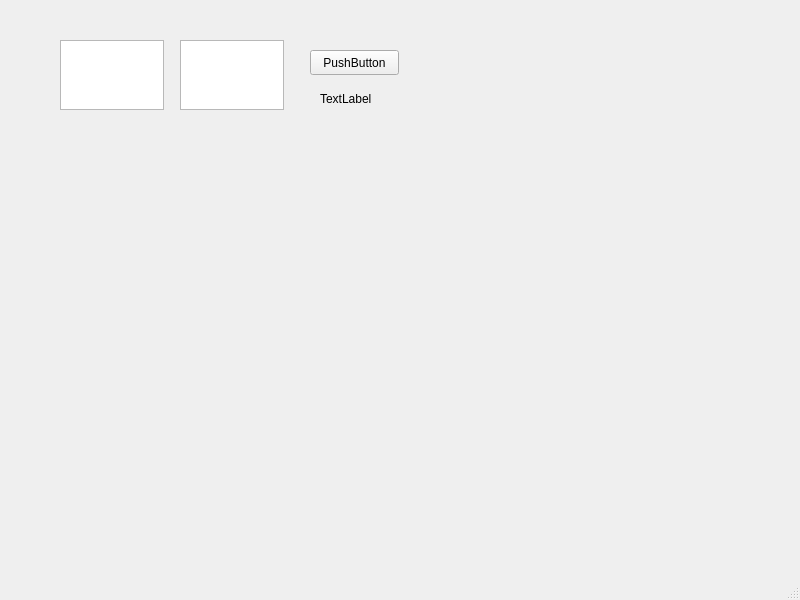
<?xml version="1.0" encoding="UTF-8"?>
<ui version="4.0">
 <class>MainWindow</class>
 <widget class="QMainWindow" name="MainWindow">
  <property name="geometry">
   <rect>
    <x>0</x>
    <y>0</y>
    <width>800</width>
    <height>600</height>
   </rect>
  </property>
  <property name="windowTitle">
   <string>MainWindow</string>
  </property>
  <widget class="QWidget" name="centralwidget">
   <widget class="QTextEdit" name="t_firstN">
    <property name="geometry">
     <rect>
      <x>60</x>
      <y>40</y>
      <width>104</width>
      <height>70</height>
     </rect>
    </property>
   </widget>
   <widget class="QTextEdit" name="t_secondN">
    <property name="geometry">
     <rect>
      <x>180</x>
      <y>40</y>
      <width>104</width>
      <height>70</height>
     </rect>
    </property>
   </widget>
   <widget class="QLabel" name="label">
    <property name="geometry">
     <rect>
      <x>320</x>
      <y>90</y>
      <width>67</width>
      <height>17</height>
     </rect>
    </property>
    <property name="text">
     <string>TextLabel</string>
    </property>
   </widget>
   <widget class="QPushButton" name="push">
    <property name="geometry">
     <rect>
      <x>310</x>
      <y>50</y>
      <width>89</width>
      <height>25</height>
     </rect>
    </property>
    <property name="text">
     <string>PushButton</string>
    </property>
   </widget>
  </widget>
  <widget class="QMenuBar" name="menubar">
   <property name="geometry">
    <rect>
     <x>0</x>
     <y>0</y>
     <width>800</width>
     <height>22</height>
    </rect>
   </property>
  </widget>
  <widget class="QStatusBar" name="statusbar"/>
 </widget>
 <resources/>
 <connections/>
</ui>
